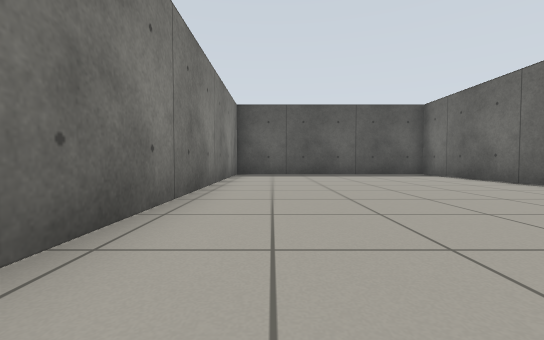
view 1 (above)

24 first-person views from a walk through a world built for the Gazebo simulator. The camera is 0.5 m above the floor, tilts 2° down and sees 90° across. The floor is counted in squares, 1 m on a side. Each view is taken from the middle of a square. On the plan, view 1 faces up. The plan holds only what a view shows up to about 9 squares ahead; the rest is blank. Robots are left out.

view 2
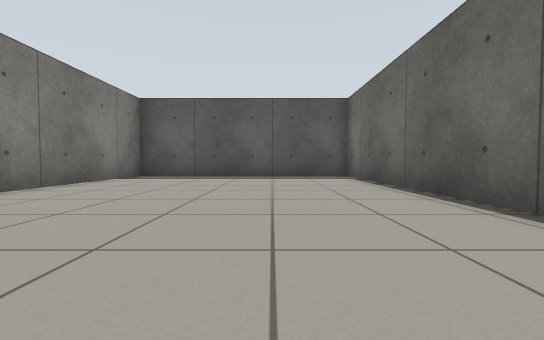

view 3
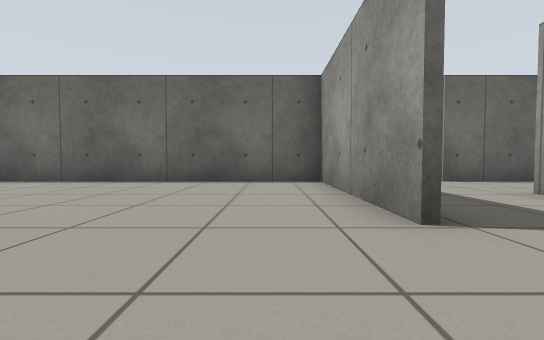

view 4
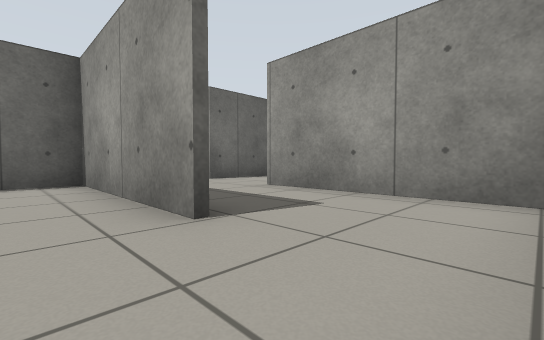

view 5
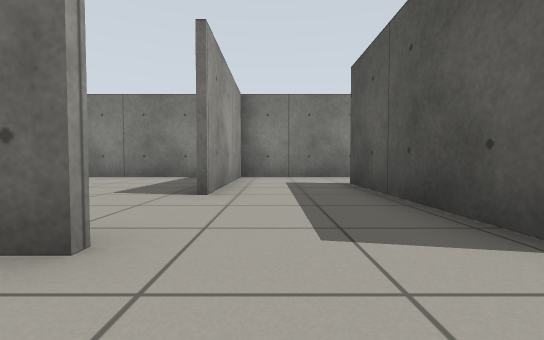

view 6
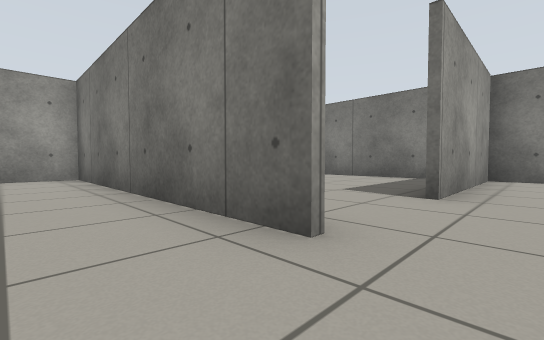

view 7
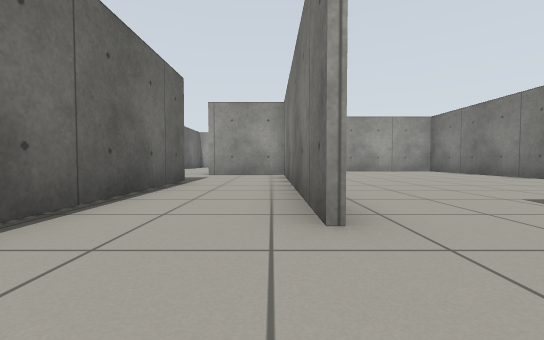

view 8
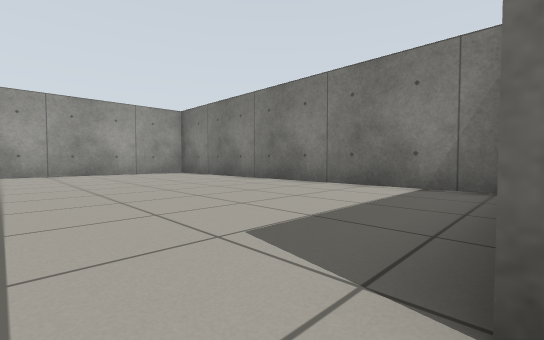

view 9
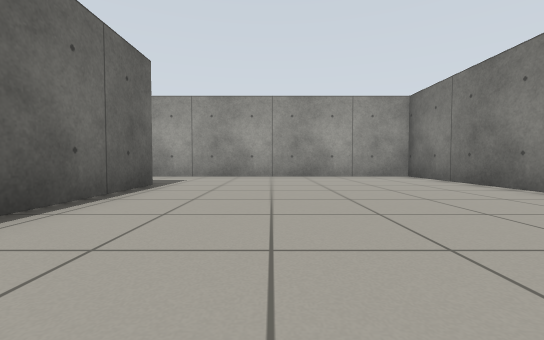

view 10
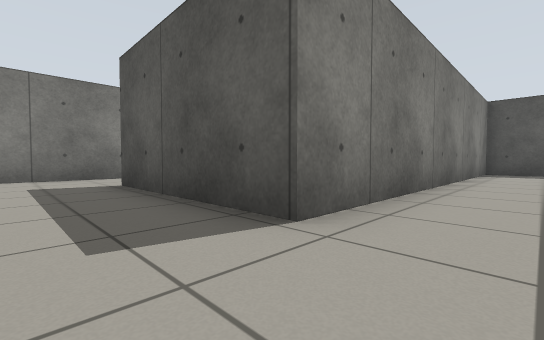

view 11
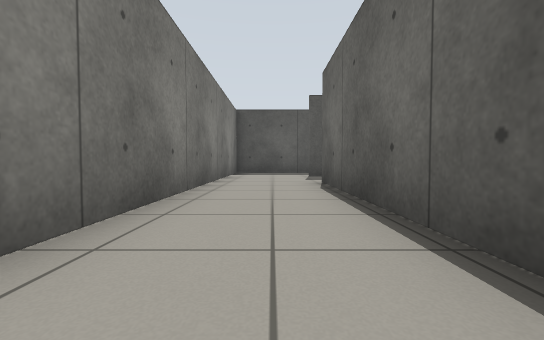

view 12
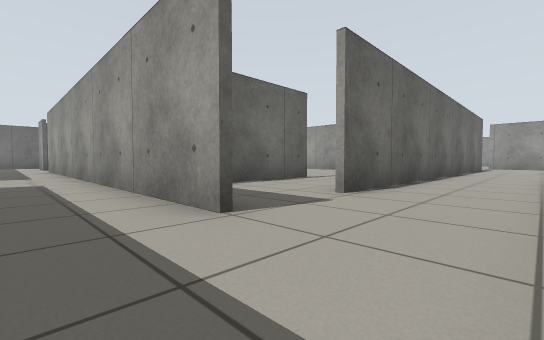

view 13
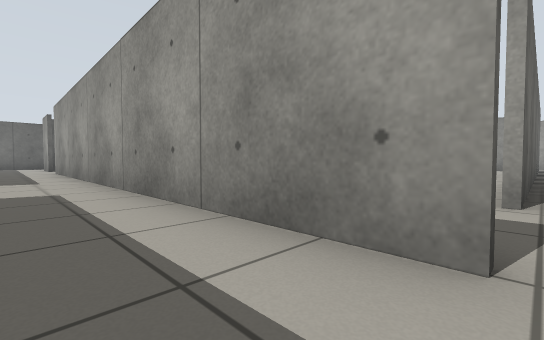

view 14
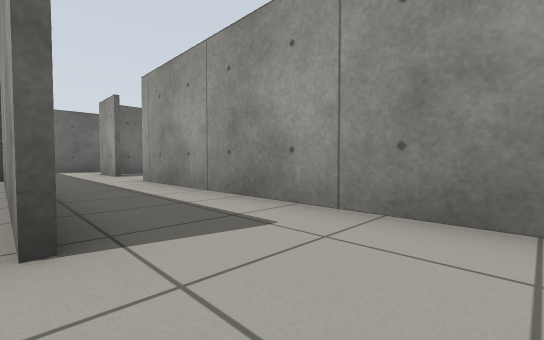

view 15
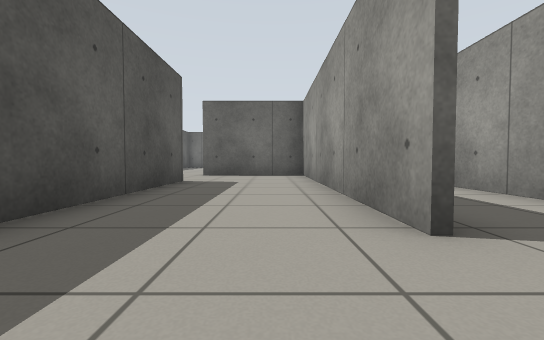

view 16
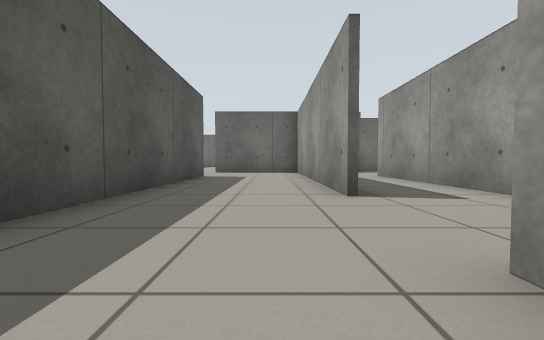

view 17
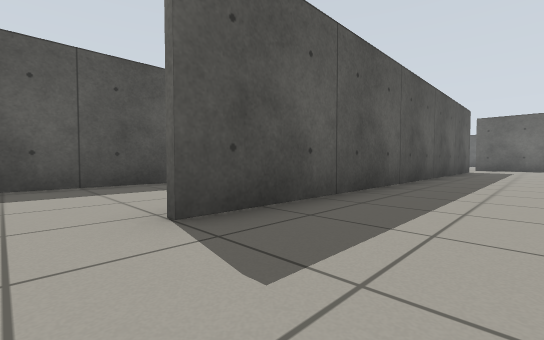

view 18
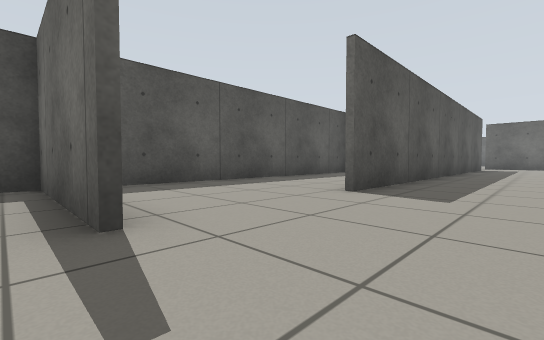

view 19
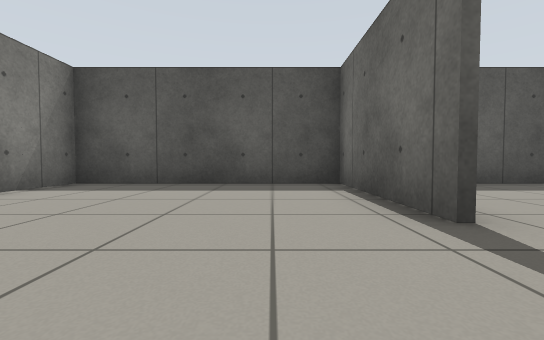

view 20
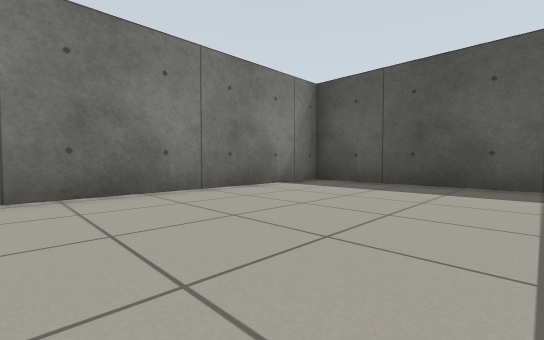

view 21
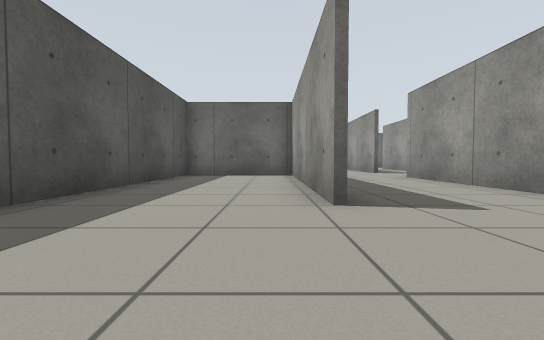

view 22
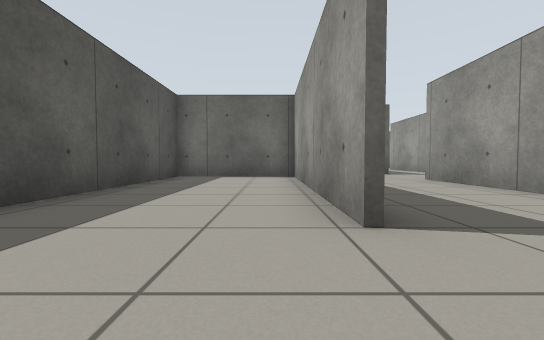

view 23
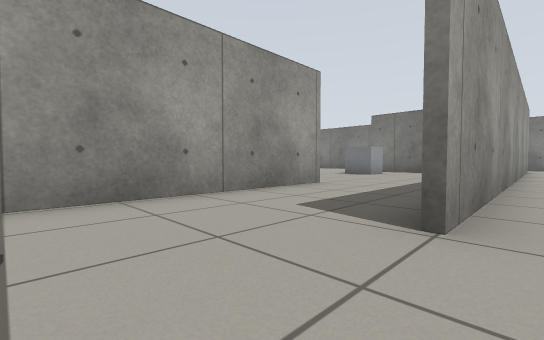

view 24
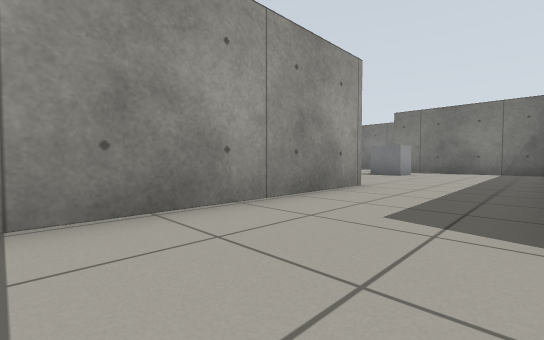

### Floor plan
Ten units are one square. View 1 is at (0, 0); x grows to the right and y downward. Boxes are objects, and circles mark ways between rooms. Rooms are numbered by the first view taken in them; rooms with no view inside come last. Other rooms are left out.
<svg viewBox="-18 -174 268 314">
<path fill="none" stroke="#000" d="M10 2 54 2 54 -98 -13 -98 -13 29 31 29M34 3 10 3M110 -25 110 -53M177 -44 231 -44M112 -70 112 -60M86 -74 81 -74M56 30 56 104 70 104M81 -75 210 -75M82 77 82 -54M232 -75 244 -75M70 -98 60 -98M56 -94 56 3M54 106 54 74M54 52 54 30M-13 34 -13 135 67 135M90 -99 132 -99M80 -133 144 -133 144 -169 56 -169M157 -99 232 -99M206 -132 80 -132M45 -131 45 -169 -13 -169 -13 -109M56 3 34 3"/>
<rect x="125" y="-35" width="20" height="10" fill="#bbb"><title>grey box</title></rect>
<circle cx="25" cy="15" r="3" fill="#2a7"/>
<circle cx="145" cy="-100" r="3" fill="#2a7"/>
<circle cx="50" cy="15" r="3" fill="#2a7"/>
<circle cx="40" cy="30" r="3" fill="#2a7"/>
<circle cx="40" cy="-115" r="3" fill="#2a7"/>
<text x="10" y="-40">1</text>
<text x="150" y="0">2</text>
<text x="20" y="90">3</text>
<text x="120" y="-120">4</text>
<text x="10" y="-130">5</text>
<text x="40" y="10">6</text>
</svg>
Room 1 opens to room 6. Room 2 opens to room 4. Room 2 opens to room 6. Room 3 opens to room 6. Room 4 opens to room 5.

Where each view was taken, in squares from view 1:
view 1: 0 up, 0 right, facing up
view 2: 1 up, 3 right, facing up
view 3: 1 up, 1 left, facing right
view 4: 1 up, 1 left, facing down-right
view 5: 2 down, 7 right, facing left
view 6: 2 down, 7 right, facing down-left
view 7: 1 down, 6 right, facing down
view 8: 3 down, 4 right, facing down-left
view 9: 5 down, 3 right, facing down
view 10: 2 down, 7 right, facing up-left
view 11: 1 down, 7 right, facing up
view 12: 9 up, 6 right, facing down-right
view 13: 9 up, 8 right, facing down-right
view 14: 10 up, 14 right, facing down-right
view 15: 11 up, 14 right, facing right
view 16: 11 up, 12 right, facing right
view 17: 11 up, 7 right, facing up-right
view 18: 11 up, 4 right, facing up-right
view 19: 11 up, 3 right, facing up
view 20: 11 up, 3 right, facing up-left
view 21: 14 up, 5 right, facing right
view 22: 14 up, 6 right, facing right
view 23: 8 up, 23 right, facing down-left
view 24: 7 up, 23 right, facing down-left
